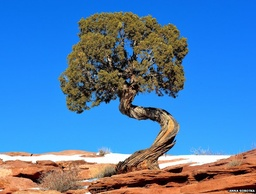
#> input picture tree.jpg, 256 x 194 px, shrunk from 726 x 549 before the run
$ python smoother.py   (Python 2 division)
#> lines starting #> are read from the running program, lines starting #| are printed output that depends on the picture; after the words box and inside, x2 and y2 are one past the last pixel; in counts of white or black regions, pixels touching at a corner belong together
# Purpose: to convolute an image and resmooth it out using
# a second-order smoothing term
# This paper was a great help:
# http://bit.ly/1uMjmsN
# OpenCV makes it easy to do these kinds of operations:
# http://bit.ly/1vZAjSU
# Handy write-up of rderivative-based image operations:
# http://bit.ly/1AhiZHc

import numpy as np
import scipy.linalg
import cv2
import time
import sys


def costFunc(y, f, tau, JReg):
  imageCost = y - convolve(f);
  cost = .5 * np.square(np.linalg.norm(imageCost)) + tau * JReg;
  return cost


# Calculates the ISNR
def compare_img(orig_img, bad_img, rect_img):
  e1 = orig_img - bad_img;
  e2 = orig_img - rect_img;
  E1 = np.mean(np.square(e1));
  E2 = np.mean(np.square(e2));
  result = 10 * np.log(E1 / E2) / np.log(10)
  return result


def convolve(src):
  # Start with identity
  # convolve_kernel = [[0, 0, 0],
  #                    [0, 1, 0],
  #                    [0, 0, 0]];
  # convolve_kernel = np.asanyarray(convolve_kernel);
  # A_convolve = cv2.filter2D(src, -1, convolve_kernel);
  A_convolve = noisyImage(src);
  return A_convolve;

def noisyImage(src):
  noise = np.zeros((src.shape[0], src.shape[1]));
  cv2.randn(noise, 0, 10);
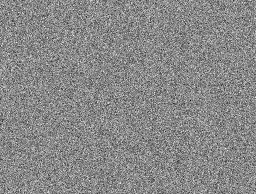
#> noise: shape (194, 256) float64; min -48.28, max 41.93, mean 0.1; drawn with min black and max white
  result = src + noise
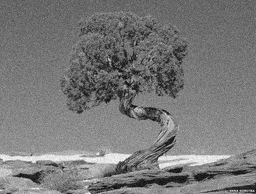
#> result: shape (194, 256) float64; min -32.14, max 284.8, mean 118.5; drawn with min black and max white
  result[result<0] = 0;
#> result: shape (194, 256) float64; 0.54% of pixels changed, all inside (x1, y1, x2, y2) = (19, 29, 256, 194)
  result[result>255] = 255;
#> result: shape (194, 256) float64; min 0, max 255, mean 118.5
  return result;

# Apply some gaussian blur to this biznitch
def blurImage(src):
  ksize = (3, 3);
#> ksize = (3, 3)
  sigma_x = 4;
  sigma_y = 4;
  blurimg = cv2.GaussianBlur(src, ksize, sigma_x,
                             sigma_y, cv2.BORDER_REPLICATE);
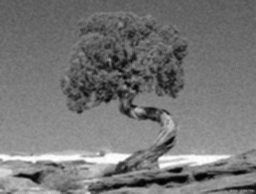
#> blurimg: shape (194, 256) float64; min 0.952, max 254.5, mean 118.5
  return blurimg;


def laplacian(src):
  laplacian_kernel = [[0,  1,  0],
                      [1, -4,  1],
                      [0,  1,  0]];
  laplacian_kernel = np.asanyarray(laplacian_kernel);
  A_laplacian = cv2.filter2D(src, -1, laplacian_kernel);
  return A_laplacian;


def negLaplacian(src):
  # Combine both kernels to get this
  double_kernel = [[0, -1,  0],
                   [1,  0,  1],
                   [0, -1,  0]];
  double_kernel = np.asanyarray(double_kernel);
  ANegLap = cv2.filter2D(src, -1, double_kernel);
  return ANegLap;


def partialDer(src):
  # http://www.cs.uu.nl/docs/vakken/ibv/reader/chapter5.pdf
  partial_kernel = [[ 1, 0, -1],
                    [ 0, 0,  0],
                    [-1, 0,  1]];
  partial_kernel = np.asanyarray(partial_kernel);
  return cv2.filter2D(src, -1, partial_kernel);


# Do this element-wise through the full image
# http://bit.ly/163n9ci
def huberLoss(eigs, huberAlpha):
  flag = eigs > huberAlpha;
  huberMask = np.greater(np.abs(eigs), huberAlpha);
  return (~huberMask * (0.5 * np.square(eigs))
          - huberMask * (huberAlpha * (0.5 * huberAlpha - abs(eigs))));


# http://bit.ly/1sewX7O
def calcGradJ(src, MOne, MTwo, Theta, g):
  superMOne = laplacian(laplacian(MOne));
  superThetaOne = negLaplacian(negLaplacian(Theta));
  superThetaTwo = partialDer(partialDer(Theta));
  superFKernel = .5 * (superMOne + superThetaOne + superThetaTwo) * src;
  superGKernel = .5 * laplacian(MTwo) * g;
  return (superFKernel + superGKernel);


##################################
# MAIN FUNCTION
##################################
if __name__ == '__main__':
  src = cv2.imread('./tree.jpg', 0);
  cv2.imwrite('./bwtree.jpg', src);
  # Our y
  y = blurImage(noisyImage(src));
  cv2.imwrite('./noisyimg.jpg', y);
  # cv2.imshow("initial", y);
  # cv2.waitKey(0);
  # A good initial guess for our image
  f = np.zeros((y.shape[0], y.shape[1]));
  prev_f = y;
  prev_cost = 1e50;
  maxiter = 100;
  huberAlpha = 1;
  backtrackAlpha = .02;
  backtrackBeta = .5;
  backtrackGamma = .5;
  # gradWeight = .5;  # Represents lambda in paper
  norm_diff = 0;
  epsilon = .0000001;
  ISNR = compare_img(src, y, f);
#> in compare_img, `e1 = orig_img - bad_img;`:
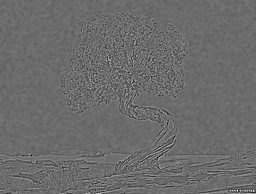
#> e1: shape (194, 256) float64; min -102.4, max 139.1, mean 0; drawn with min black and max white
#> in compare_img, `E1 = np.mean(np.square(e1));`: E1 = 143
#> in compare_img, `E2 = np.mean(np.square(e2));`: E2 = 15671.8
#> in compare_img, `result = 10 * np.log(E1 / E2) / np.log(10)`: result = -20.4
#> ISNR = -20.4

  for i in range(1, maxiter):
    gradWeight = 1;
    tau = 5; # No idea what this should be
    # print "Iteration: "
    print i

    #################
    # CALCULATE DERIVATIVES
    #################
    # AOne: The laplacian
    # http://bit.ly/12je4JY
    AOne = laplacian(f);
    # ATwo: The negative laplacian? Something like that.
    # It's the difference of two convolutions
    ATwo = negLaplacian(f);
    # AThree: Partial derivatives
    AThree = partialDer(f);

    #################
    # CALCULATE EIGENVALUES
    #################
    eigsMax = (AOne + np.sqrt(np.square(ATwo) + np.square(2 * AThree)));
    eigsMin = (AOne - np.sqrt(np.square(ATwo) + np.square(2 * AThree)));
    eigsMax[eigsMax <= 0.0] = epsilon;
    eigsMin[eigsMin <= 0.0] = epsilon;
    eigsDiff = np.abs(eigsMax) - np.abs(eigsMin);
    # Find JReg
    huberMax = huberLoss(eigsMax, huberAlpha);
    huberMin = huberLoss(eigsMin, huberAlpha);
    huberDiff = huberLoss(eigsDiff, huberAlpha);
    JReg = np.sum(.5 * (huberMax + huberMin + huberDiff));
    # print JReg

    #################
    # CALCULATE VALUE
    #################
    current_cost = costFunc(y, f, tau, JReg);
    print "Current cost: ", current_cost;

    # Find grad_JReg
    # All math here is element-wise
    g = np.sqrt(np.square(AOne) + np.square(ATwo));
    g[g == 0.0] = epsilon;
    MOne = (((1 + np.sign(eigsDiff)) / huberMax)
            + ((1 - np.sign(eigsDiff)) / huberMin));
    MTwo = (((1 + np.sign(eigsDiff)) / huberMax)
            - ((1 - np.sign(eigsDiff)) / huberMin));
    Theta = (((np.sign(eigsMax) * (1 + np.sign(eigsDiff))) / g)
             - ((np.sign(eigsMin) * (1 - np.sign(eigsDiff))) / g));
    # Find gradJReg, used in the final optimization.
    gradJReg = calcGradJ(f, MOne, MTwo, Theta, g);
    # print "Grad J Reg: ", gradJReg;
    ISNR = compare_img(src, y, f);
    print "ISNR: ", ISNR
    # print "difference between src and f: ", compare_img(src, f);
    img_term = -convolve(y - convolve(f));
    reg_term = (tau * .5) * gradJReg;
    grad = img_term + reg_term;
    delF = -grad;

    # Cutoff point, checked after step 1
    if (np.linalg.norm(grad) <= epsilon  or
      np.square(np.linalg.norm(f - prev_f)) <= epsilon):
      print "Iterations"
      print i;
      ISNR = compare_img(src, y, f);
      print "New ISNR: ", ISNR
      cv2.imwrite("./rectimg.jpg", f);
      sys.exit();
#> (the program exits here)
